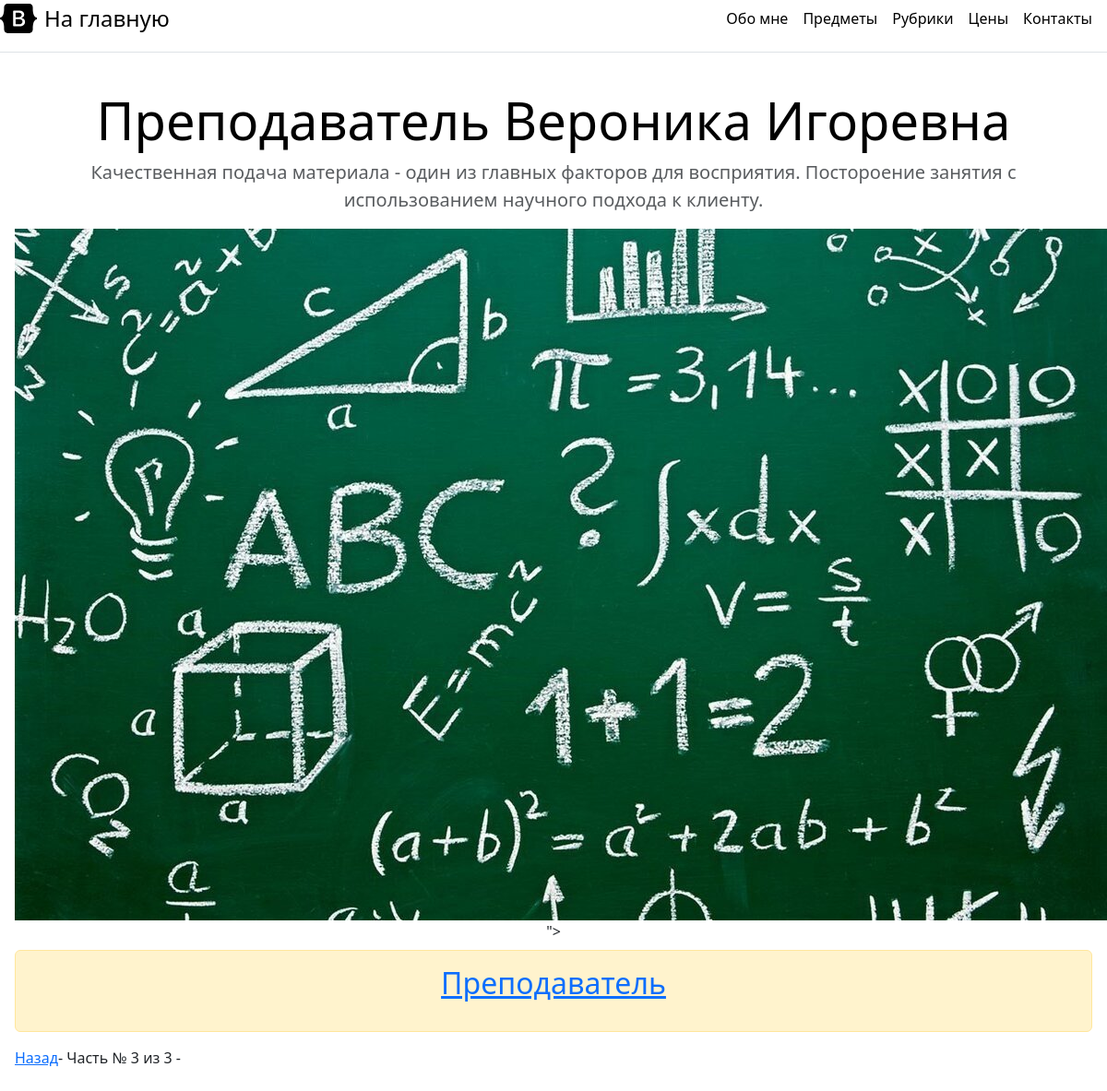
Page /?page=4 on the earlier database version.
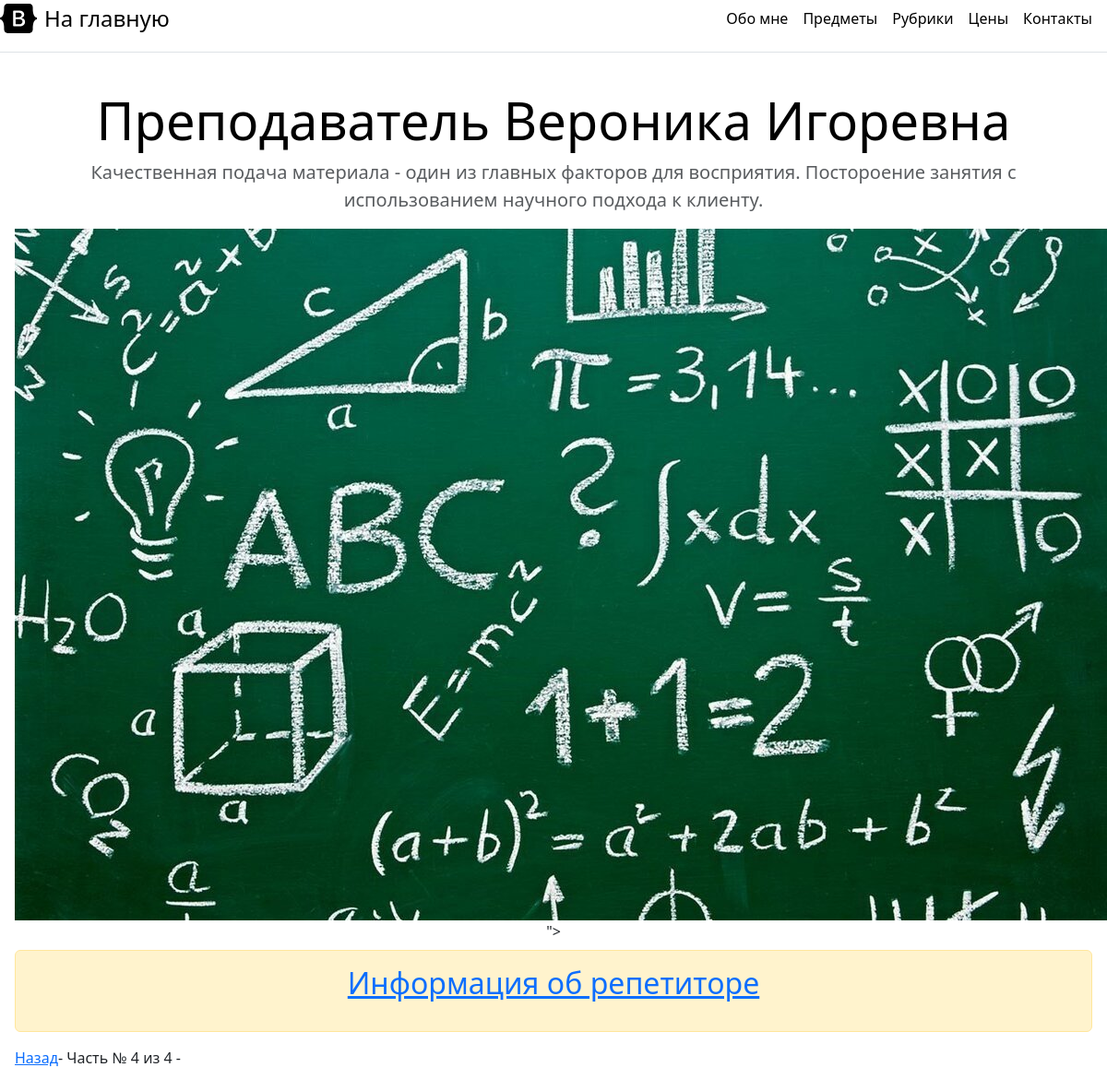
Same page on the later database version.
### webrepetitor/models.py (models this page shows, shortened)
class Bd(models.Model):
    class Status(models.TextChoices):
        DRAFT = 'DF', 'Черновик'
        PUBLISHED = 'PF', 'Опубликовано'
    title = models.CharField(max_length=250)
    slag = models.SlugField(max_length=250)
    content = models.TextField()
    price = models.FloatField()
    published_time = models.DateTimeField(auto_now_add=True, db_index=True)
    status = models.CharField(max_length=2, choices=Status.choices, default=Status.DRAFT)
    rubric = models.ForeignKey('Rubric', null=True,
                               on_delete=models.PROTECT, verbose_name='Рубрика')
    objects = models.Manager()
    published = PublishedManager()

### webrepetitor/views.py (the view)
# urls.py: path('', views.main_page, name='main_page'),
def main_page(request):
    posts = Bd.objects.all()
    rubrics = Rubric.objects.all()
    paginator = Paginator(posts, 1)
    page_nam = request.GET.get('page', 1)
    page = paginator.get_page(page_nam)
    context = {'rubrics': rubrics, 'page': page, 'posts': page.object_list}
    return render(request, 'webrepetitor/main_page.html', context)

### webrepetitor/templates/webrepetitor/main_page.html (shortened to what this page needs)
{% extends 'webrepetitor/base.html' %}
{% block title %}
{% load static %}
{% endblock %}
{% block content %}
    <div class="pricing-header p-3 pb-md-4 mx-auto text-center">
      <h1 class="display-4 fw-normal text-body-emphasis">Преподаватель Вероника Игоревна</h1>
      <p class="fs-5 text-body-secondary"><ya-tr-span data-index="6-0" data-translated="true" data-source-lang="en" data-target-lang="ru" data-value="Quickly build an effective pricing table for your potential customers with this Bootstrap example. " data-translation="Качественная подача материала - один из главных факторов для восприятия. " data-ch="0" data-type="trSpan">Качественная подача материала - один из главных факторов для восприятия. </ya-tr-span><ya-tr-span data-index="6-1" data-translated="true" data-source-lang="en" data-target-lang="ru" data-value="Постороение занятия с использованием научного подхода к клиенту" data-translation="Постороение занятия с использованием научного подхода к клиенту" data-ch="0" data-type="trSpan">Постороение занятия с использованием научного подхода к клиенту.</ya-tr-span></p>
        <img src="static/webrepetitor/bs.jpg" alt="Телеграмм"></a>">
    {% for post in posts %}
        <div class="alert alert-warning mt-2">
    <h2>
            <a href="{% url 'webrepetitor:post_detail' post.id %}">
            <p class="date">{{ post.title }}
            </p>
     </h2>
</div>
 {% endfor %}
<div class="pagination">
  <span class="step-links">
    {% if page.has_previous %}
    <a href="?page={{ page.previous_page_number }}"> Назад </a>
    {% endif %}
      <span class="current">
    - Часть № {{ page.number }} из {{ page.paginator.num_pages }} -
      </span>
</div>
{% endblock %}

Differences in the rows shown:
no longer on this page (row unchanged): Bd: title "Преподаватель"
added Bd: title "Информация об репетиторе"
Other differences:
{{ page.number }}: "3" → "4"
{{ page.paginator.num_pages }}: "3" → "4"
